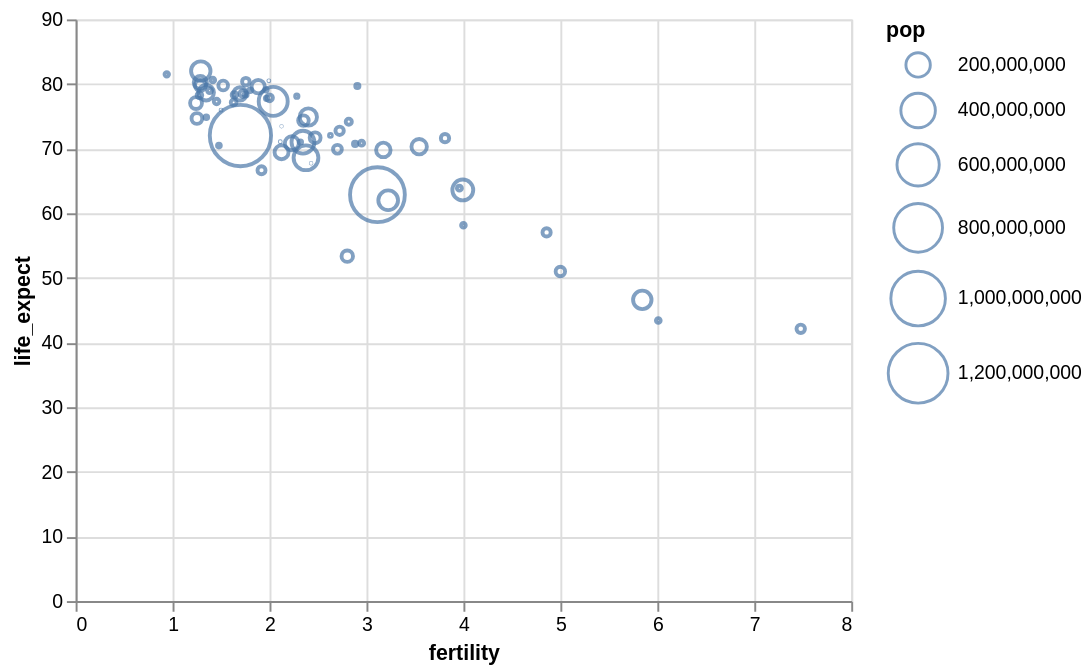

Notebook code cell kept with this figure:
### Markdown cell above
경우에 따라 기본 크기 범위에 만족하지 못할 수도 있습니다. 사용자 정의된 크기 범위를 제공하려면 `scale` 속성의 `range` 매개변수를 가장 작은 크기와 가장 큰 크기를 나타내는 배열로 설정하세요. 여기서는 크기 인코딩이 0 픽셀(0 값의 경우)에서 1,000 픽셀(스케일 도메인의 최대 값의 경우) 사이의 범위를 갖도록 업데이트합니다:

### Code cell
alt.Chart(data2000).mark_point().encode(
    alt.X('fertility:Q'),
    alt.Y('life_expect:Q'),
    alt.Size('pop:Q', scale=alt.Scale(range=[0,1000]))
)

### Figure 1 — Vega-Lite specification as saved in the notebook (floating-point values rounded to 4 significant figures)
{"config": {"view": {"continuousWidth": 400, "continuousHeight": 300}}, "data": {"name": "data-fdeb0b749a6385830bd1445d39ad6ea0"}, "mark": "point", "encoding": {"size": {"type": "quantitative", "field": "pop", "scale": {"range": [0, 1000]}}, "x": {"type": "quantitative", "field": "fertility"}, "y": {"type": "quantitative", "field": "life_expect"}}, "$schema": "https://vega.github.io/schema/vega-lite/v4.8.1.json", "datasets": {"data-fdeb0b749a6385830bd1445d39ad6ea0": [{"year": 2000, "country": "Afghanistan", "cluster": 0, "pop": 23898198, "life_expect": 42.13, "fertility": 7.479}, {"year": 2000, "country": "Argentina", "cluster": 3, "pop": 37497728, "life_expect": 74.34, "fertility": 2.35}, {"year": 2000, "country": "Aruba", "cluster": 3, "pop": 69539, "life_expect": 73.45, "fertility": 2.124}, {"year": 2000, "country": "Australia", "cluster": 4, "pop": 19164620, "life_expect": 80.37, "fertility": 1.756}, {"year": 2000, "country": "Austria", "cluster": 1, "pop": 8113413, "life_expect": 78.98, "fertility": 1.382}, {"year": 2000, "country": "Bahamas", "cluster": 3, "pop": 290075, "life_expect": 71.07, "fertility": 2.111}, {"year": 2000, "country": "Bangladesh", "cluster": 0, "pop": 130406594, "life_expect": 62.01, "fertility": 3.224}, {"year": 2000, "country": "Barbados", "cluster": 3, "pop": 273483, "life_expect": 75.97, "fertility": 1.5}, {"year": 2000, "country": "Belgium", "cluster": 1, "pop": 10263618, "life_expect": 78.32, "fertility": 1.638}, {"year": 2000, "country": "Bolivia", "cluster": 3, "pop": 8152620, "life_expect": 63.88, "fertility": 3.958}, {"year": 2000, "country": "Brazil", "cluster": 3, "pop": 175552771, "life_expect": 71.01, "fertility": 2.345}, {"year": 2000, "country": "Canada", "cluster": 3, "pop": 31278097, "life_expect": 79.77, "fertility": 1.522}, {"year": 2000, "country": "Chile", "cluster": 3, "pop": 15153450, "life_expect": 77.86, "fertility": 2.0}, {"year": 2000, "country": "China", "cluster": 4, "pop": 1262645000, "life_expect": 72.03, "fertility": 1.7}, {"year": 2000, "country": "Colombia", "cluster": 3, "pop": 39685655, "life_expect": 71.68, "fertility": 2.47}, {"year": 2000, "country": "Costa Rica", "cluster": 3, "pop": 3710558, "life_expect": 78.12, "fertility": 2.281}, {"year": 2000, "country": "Croatia", "cluster": 1, "pop": 4410830, "life_expect": 74.88, "fertility": 1.348}, {"year": 2000, "country": "Cuba", "cluster": 3, "pop": 11134273, "life_expect": 77.16, "fertility": 1.63}, {"year": 2000, "country": "Dominican Republic", "cluster": 3, "pop": 8385828, "life_expect": 70.85, "fertility": 2.95}, {"year": 2000, "country": "Ecuador", "cluster": 3, "pop": 12505204, "life_expect": 74.17, "fertility": 2.817}, {"year": 2000, "country": "Egypt", "cluster": 5, "pop": 70492342, "life_expect": 69.81, "fertility": 3.174}, {"year": 2000, "country": "El Salvador", "cluster": 3, "pop": 6122515, "life_expect": 70.73, "fertility": 2.883}, {"year": 2000, "country": "Finland", "cluster": 1, "pop": 5168595, "life_expect": 78.37, "fertility": 1.754}, {"year": 2000, "country": "France", "cluster": 1, "pop": 59381628, "life_expect": 79.59, "fertility": 1.883}, {"year": 2000, "country": "Georgia", "cluster": 1, "pop": 4777209, "life_expect": 70.48, "fertility": 1.478}, {"year": 2000, "country": "Germany", "cluster": 1, "pop": 82187909, "life_expect": 78.67, "fertility": 1.346}, {"year": 2000, "country": "Greece", "cluster": 1, "pop": 10559110, "life_expect": 78.26, "fertility": 1.277}, {"year": 2000, "country": "Grenada", "cluster": 3, "pop": 89312, "life_expect": 67.75, "fertility": 2.429}, {"year": 2000, "country": "Haiti", "cluster": 3, "pop": 7306302, "life_expect": 58.14, "fertility": 4.0}, {"year": 2000, "country": "Hong Kong", "cluster": 4, "pop": 6658720, "life_expect": 81.5, "fertility": 0.94}, {"year": 2000, "country": "Iceland", "cluster": 1, "pop": 281043, "life_expect": 80.5, "fertility": 1.993}, {"year": 2000, "country": "India", "cluster": 0, "pop": 1007702000, "life_expect": 62.88, "fertility": 3.113}, {"year": 2000, "country": "Indonesia", "cluster": 4, "pop": 206265000, "life_expect": 68.59, "fertility": 2.376}, {"year": 2000, "country": "Iran", "cluster": 5, "pop": 65660289, "life_expect": 69.45, "fertility": 2.124}, {"year": 2000, "country": "Iraq", "cluster": 5, "pop": 22675617, "life_expect": 57.05, "fertility": 4.858}, {"year": 2000, "country": "Ireland", "cluster": 1, "pop": 3791690, "life_expect": 77.78, "fertility": 1.969}, {"year": 2000, "country": "Israel", "cluster": 5, "pop": 5842454, "life_expect": 79.7, "fertility": 2.906}, {"year": 2000, "country": "Italy", "cluster": 1, "pop": 57719337, "life_expect": 80.24, "fertility": 1.286}, {"year": 2000, "country": "Jamaica", "cluster": 3, "pop": 2615467, "life_expect": 72.05, "fertility": 2.628}, {"year": 2000, "country": "Japan", "cluster": 4, "pop": 126699784, "life_expect": 82.0, "fertility": 1.291}, {"year": 2000, "country": "Kenya", "cluster": 2, "pop": 29985839, "life_expect": 50.99, "fertility": 5.0}, {"year": 2000, "country": "South Korea", "cluster": 4, "pop": 21647682, "life_expect": 66.66, "fertility": 1.917}, {"year": 2000, "country": "North Korea", "cluster": 4, "pop": 47351083, "life_expect": 77.05, "fertility": 1.242}, {"year": 2000, "country": "Lebanon", "cluster": 5, "pop": 3578036, "life_expect": 71.03, "fertility": 2.319}, {"year": 2000, "country": "Mexico", "cluster": 3, "pop": 99926620, "life_expect": 74.9, "fertility": 2.401}, {"year": 2000, "country": "Netherlands", "cluster": 1, "pop": 15907853, "life_expect": 78.53, "fertility": 1.726}, {"year": 2000, "country": "New Zealand", "cluster": 4, "pop": 3819762, "life_expect": 79.11, "fertility": 1.964}, {"year": 2000, "country": "Nigeria", "cluster": 2, "pop": 114306700, "life_expect": 46.61, "fertility": 5.845}, {"year": 2000, "country": "Norway", "cluster": 1, "pop": 4492400, "life_expect": 79.05, "fertility": 1.801}, {"year": 2000, "country": "Pakistan", "cluster": 0, "pop": 146342958, "life_expect": 63.61, "fertility": 3.994}, {"year": 2000, "country": "Peru", "cluster": 3, "pop": 25979722, "life_expect": 69.91, "fertility": 2.7}, {"year": 2000, "country": "Philippines", "cluster": 4, "pop": 79739825, "life_expect": 70.3, "fertility": 3.544}, {"year": 2000, "country": "Poland", "cluster": 1, "pop": 38654164, "life_expect": 74.67, "fertility": 1.251}, {"year": 2000, "country": "Portugal", "cluster": 1, "pop": 10335597, "life_expect": 77.29, "fertility": 1.454}, {"year": 2000, "country": "Rwanda", "cluster": 2, "pop": 7507056, "life_expect": 43.41, "fertility": 6.01}, {"year": 2000, "country": "Saudi Arabia", "cluster": 5, "pop": 23153090, "life_expect": 71.63, "fertility": 3.81}, {"year": 2000, "country": "South Africa", "cluster": 2, "pop": 44066197, "life_expect": 53.37, "fertility": 2.802}, {"year": 2000, "country": "Spain", "cluster": 1, "pop": 40016081, "life_expect": 79.78, "fertility": 1.287}, {"year": 2000, "country": "Switzerland", "cluster": 1, "pop": 7266920, "life_expect": 80.62, "fertility": 1.415}, {"year": 2000, "country": "Turkey", "cluster": 1, "pop": 65666677, "life_expect": 70.84, "fertility": 2.23}, {"year": 2000, "country": "United Kingdom", "cluster": 1, "pop": 59522468, "life_expect": 78.47, "fertility": 1.695}, {"year": 2000, "country": "United States", "cluster": 3, "pop": 282338631, "life_expect": 77.31, "fertility": 2.038}, {"year": 2000, "country": "Venezuela", "cluster": 3, "pop": 23542649, "life_expect": 72.77, "fertility": 2.723}]}}
